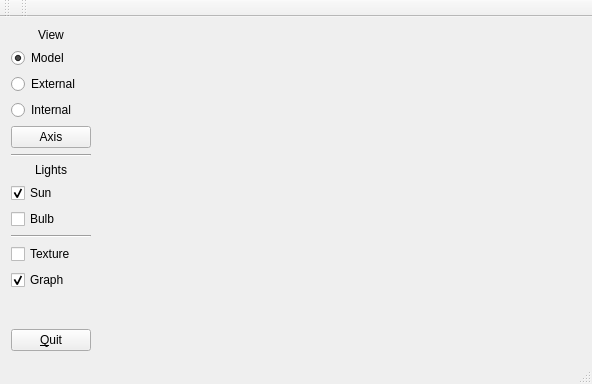
<?xml version="1.0" encoding="UTF-8"?>
<ui version="4.0">
 <class>MainWindow</class>
 <widget class="QMainWindow" name="MainWindow">
  <property name="windowModality">
   <enum>Qt::ApplicationModal</enum>
  </property>
  <property name="geometry">
   <rect>
    <x>0</x>
    <y>0</y>
    <width>592</width>
    <height>384</height>
   </rect>
  </property>
  <property name="windowTitle">
   <string>GiTrack Viewer</string>
  </property>
  <widget class="QWidget" name="centralWidget">
   <layout class="QHBoxLayout" name="horizontalLayout">
    <item>
     <layout class="QVBoxLayout" name="verticalLayout">
      <item>
       <widget class="QLabel" name="lblView">
        <property name="text">
         <string>View</string>
        </property>
        <property name="alignment">
         <set>Qt::AlignCenter</set>
        </property>
       </widget>
      </item>
      <item>
       <widget class="QRadioButton" name="rdbModel">
        <property name="text">
         <string>Model</string>
        </property>
        <property name="checked">
         <bool>true</bool>
        </property>
       </widget>
      </item>
      <item>
       <widget class="QRadioButton" name="rdbExternal">
        <property name="text">
         <string>External</string>
        </property>
       </widget>
      </item>
      <item>
       <widget class="QRadioButton" name="rdbInternal">
        <property name="text">
         <string>Internal</string>
        </property>
       </widget>
      </item>
      <item>
       <widget class="QPushButton" name="btnAxis">
        <property name="text">
         <string>Axis</string>
        </property>
        <property name="checkable">
         <bool>true</bool>
        </property>
       </widget>
      </item>
      <item>
       <widget class="Line" name="line_2">
        <property name="orientation">
         <enum>Qt::Horizontal</enum>
        </property>
       </widget>
      </item>
      <item>
       <widget class="QLabel" name="lblLights">
        <property name="text">
         <string>Lights</string>
        </property>
        <property name="alignment">
         <set>Qt::AlignCenter</set>
        </property>
       </widget>
      </item>
      <item>
       <widget class="QCheckBox" name="chkSun">
        <property name="text">
         <string>Sun</string>
        </property>
        <property name="checked">
         <bool>true</bool>
        </property>
       </widget>
      </item>
      <item>
       <widget class="QCheckBox" name="chkBulb">
        <property name="text">
         <string>Bulb</string>
        </property>
       </widget>
      </item>
      <item>
       <widget class="Line" name="line_3">
        <property name="orientation">
         <enum>Qt::Horizontal</enum>
        </property>
       </widget>
      </item>
      <item>
       <widget class="QCheckBox" name="chkTexture">
        <property name="text">
         <string>Texture</string>
        </property>
       </widget>
      </item>
      <item>
       <widget class="QCheckBox" name="chkGraph">
        <property name="text">
         <string>Graph</string>
        </property>
        <property name="checked">
         <bool>true</bool>
        </property>
       </widget>
      </item>
      <item>
       <spacer name="verticalSpacer">
        <property name="orientation">
         <enum>Qt::Vertical</enum>
        </property>
        <property name="sizeHint" stdset="0">
         <size>
          <width>20</width>
          <height>40</height>
         </size>
        </property>
       </spacer>
      </item>
      <item>
       <widget class="QPushButton" name="btnQuit">
        <property name="text">
         <string>&amp;Quit</string>
        </property>
       </widget>
      </item>
     </layout>
    </item>
    <item>
     <widget class="GLWidget" name="widget" native="true">
      <property name="sizePolicy">
       <sizepolicy hsizetype="Expanding" vsizetype="Preferred">
        <horstretch>0</horstretch>
        <verstretch>0</verstretch>
       </sizepolicy>
      </property>
     </widget>
    </item>
   </layout>
  </widget>
  <widget class="QMenuBar" name="menuBar">
   <property name="geometry">
    <rect>
     <x>0</x>
     <y>0</y>
     <width>592</width>
     <height>21</height>
    </rect>
   </property>
  </widget>
  <widget class="QToolBar" name="mainToolBar">
   <attribute name="toolBarArea">
    <enum>TopToolBarArea</enum>
   </attribute>
   <attribute name="toolBarBreak">
    <bool>false</bool>
   </attribute>
  </widget>
  <widget class="QStatusBar" name="statusBar"/>
  <widget class="QToolBar" name="toolBar">
   <property name="windowTitle">
    <string>toolBar</string>
   </property>
   <attribute name="toolBarArea">
    <enum>TopToolBarArea</enum>
   </attribute>
   <attribute name="toolBarBreak">
    <bool>false</bool>
   </attribute>
  </widget>
 </widget>
 <layoutdefault spacing="6" margin="11"/>
 <customwidgets>
  <customwidget>
   <class>GLWidget</class>
   <extends>QWidget</extends>
   <header>glwidget.h</header>
   <container>1</container>
   <slots>
    <signal>updateStatus(QString)</signal>
    <signal>sunStatusToggled()</signal>
    <signal>bulbStatusToggled()</signal>
    <slot>toggleAxis()</slot>
    <slot>handleSunStatusChanged(int)</slot>
    <slot>handleBulbStatusChanged(int)</slot>
    <slot>toggleWalkthrough()</slot>
    <slot>handleWSpeedChange(double)</slot>
    <slot>handleModelMode()</slot>
    <slot>handleExternalMode()</slot>
    <slot>handleInternalMode()</slot>
    <slot>handleTextureStatusChanged(int)</slot>
    <slot>handleGraphStatusChanged(int)</slot>
   </slots>
  </customwidget>
 </customwidgets>
 <resources/>
 <connections>
  <connection>
   <sender>btnQuit</sender>
   <signal>clicked()</signal>
   <receiver>MainWindow</receiver>
   <slot>close()</slot>
   <hints>
    <hint type="sourcelabel">
     <x>68</x>
     <y>353</y>
    </hint>
    <hint type="destinationlabel">
     <x>64</x>
     <y>284</y>
    </hint>
   </hints>
  </connection>
  <connection>
   <sender>btnAxis</sender>
   <signal>clicked()</signal>
   <receiver>widget</receiver>
   <slot>toggleAxis()</slot>
   <hints>
    <hint type="sourcelabel">
     <x>59</x>
     <y>138</y>
    </hint>
    <hint type="destinationlabel">
     <x>135</x>
     <y>138</y>
    </hint>
   </hints>
  </connection>
  <connection>
   <sender>widget</sender>
   <signal>updateStatus(QString)</signal>
   <receiver>statusBar</receiver>
   <slot>message(QString)</slot>
   <hints>
    <hint type="sourcelabel">
     <x>286</x>
     <y>272</y>
    </hint>
    <hint type="destinationlabel">
     <x>284</x>
     <y>383</y>
    </hint>
   </hints>
  </connection>
  <connection>
   <sender>chkSun</sender>
   <signal>stateChanged(int)</signal>
   <receiver>widget</receiver>
   <slot>handleSunStatusChanged(int)</slot>
   <hints>
    <hint type="sourcelabel">
     <x>72</x>
     <y>204</y>
    </hint>
    <hint type="destinationlabel">
     <x>115</x>
     <y>212</y>
    </hint>
   </hints>
  </connection>
  <connection>
   <sender>chkBulb</sender>
   <signal>stateChanged(int)</signal>
   <receiver>widget</receiver>
   <slot>handleBulbStatusChanged(int)</slot>
   <hints>
    <hint type="sourcelabel">
     <x>84</x>
     <y>227</y>
    </hint>
    <hint type="destinationlabel">
     <x>130</x>
     <y>235</y>
    </hint>
   </hints>
  </connection>
  <connection>
   <sender>widget</sender>
   <signal>sunStatusToggled()</signal>
   <receiver>chkSun</receiver>
   <slot>toggle()</slot>
   <hints>
    <hint type="sourcelabel">
     <x>103</x>
     <y>196</y>
    </hint>
    <hint type="destinationlabel">
     <x>82</x>
     <y>204</y>
    </hint>
   </hints>
  </connection>
  <connection>
   <sender>widget</sender>
   <signal>bulbStatusToggled()</signal>
   <receiver>chkBulb</receiver>
   <slot>toggle()</slot>
   <hints>
    <hint type="sourcelabel">
     <x>102</x>
     <y>223</y>
    </hint>
    <hint type="destinationlabel">
     <x>79</x>
     <y>227</y>
    </hint>
   </hints>
  </connection>
  <connection>
   <sender>rdbModel</sender>
   <signal>clicked()</signal>
   <receiver>widget</receiver>
   <slot>handleModelMode()</slot>
   <hints>
    <hint type="sourcelabel">
     <x>53</x>
     <y>67</y>
    </hint>
    <hint type="destinationlabel">
     <x>124</x>
     <y>69</y>
    </hint>
   </hints>
  </connection>
  <connection>
   <sender>rdbExternal</sender>
   <signal>clicked()</signal>
   <receiver>widget</receiver>
   <slot>handleExternalMode()</slot>
   <hints>
    <hint type="sourcelabel">
     <x>77</x>
     <y>90</y>
    </hint>
    <hint type="destinationlabel">
     <x>126</x>
     <y>91</y>
    </hint>
   </hints>
  </connection>
  <connection>
   <sender>rdbInternal</sender>
   <signal>clicked()</signal>
   <receiver>widget</receiver>
   <slot>handleInternalMode()</slot>
   <hints>
    <hint type="sourcelabel">
     <x>80</x>
     <y>115</y>
    </hint>
    <hint type="destinationlabel">
     <x>110</x>
     <y>115</y>
    </hint>
   </hints>
  </connection>
  <connection>
   <sender>chkTexture</sender>
   <signal>stateChanged(int)</signal>
   <receiver>widget</receiver>
   <slot>handleTextureStatusChanged(int)</slot>
   <hints>
    <hint type="sourcelabel">
     <x>71</x>
     <y>255</y>
    </hint>
    <hint type="destinationlabel">
     <x>112</x>
     <y>253</y>
    </hint>
   </hints>
  </connection>
  <connection>
   <sender>chkGraph</sender>
   <signal>stateChanged(int)</signal>
   <receiver>widget</receiver>
   <slot>handleGraphStatusChanged(int)</slot>
   <hints>
    <hint type="sourcelabel">
     <x>46</x>
     <y>279</y>
    </hint>
    <hint type="destinationlabel">
     <x>108</x>
     <y>275</y>
    </hint>
   </hints>
  </connection>
 </connections>
</ui>
